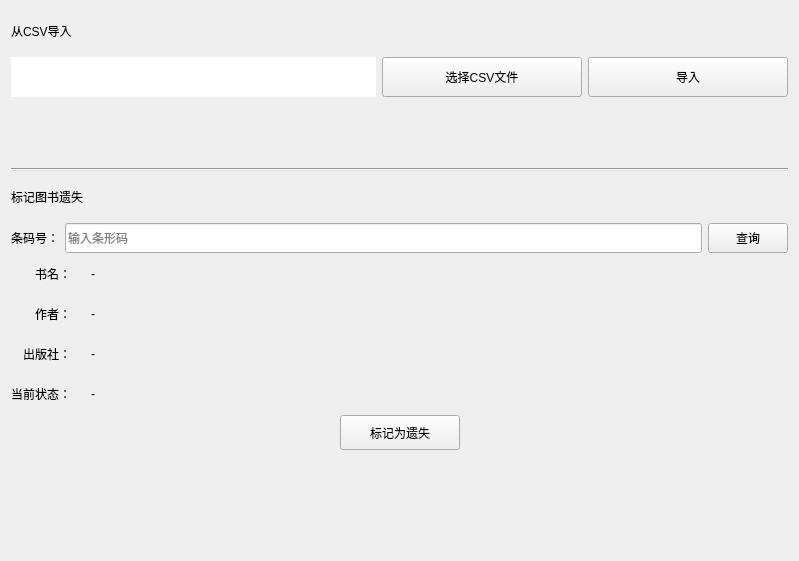
<?xml version="1.0" encoding="UTF-8"?>
<ui version="4.0">
 <class>EditBookForm</class>
 <widget class="QWidget" name="EditBookForm">
  <property name="geometry">
   <rect>
    <x>0</x>
    <y>0</y>
    <width>799</width>
    <height>561</height>
   </rect>
  </property>
  <property name="windowTitle">
   <string>Form</string>
  </property>
  <layout class="QVBoxLayout" name="verticalLayout">
   <item>
    <widget class="QLabel" name="label">
     <property name="minimumSize">
      <size>
       <width>0</width>
       <height>40</height>
      </size>
     </property>
     <property name="text">
      <string>从CSV导入</string>
     </property>
    </widget>
   </item>
   <item>
    <layout class="QHBoxLayout" name="horizontalLayout">
     <item>
      <widget class="QLabel" name="CSVFilePathLabel">
       <property name="minimumSize">
        <size>
         <width>0</width>
         <height>40</height>
        </size>
       </property>
       <property name="maximumSize">
        <size>
         <width>16777215</width>
         <height>120</height>
        </size>
       </property>
       <property name="styleSheet">
        <string notr="true">color: black; background-color: white;</string>
       </property>
       <property name="text">
        <string/>
       </property>
      </widget>
     </item>
     <item>
      <widget class="QPushButton" name="SelectCSVFileButton">
       <property name="minimumSize">
        <size>
         <width>0</width>
         <height>40</height>
        </size>
       </property>
       <property name="maximumSize">
        <size>
         <width>200</width>
         <height>120</height>
        </size>
       </property>
       <property name="text">
        <string>选择CSV文件</string>
       </property>
      </widget>
     </item>
     <item>
      <widget class="QPushButton" name="LoadFromCSVButton">
       <property name="minimumSize">
        <size>
         <width>0</width>
         <height>40</height>
        </size>
       </property>
       <property name="maximumSize">
        <size>
         <width>200</width>
         <height>120</height>
        </size>
       </property>
       <property name="text">
        <string>导入</string>
       </property>
      </widget>
     </item>
    </layout>
   </item>
   <item>
    <spacer name="verticalSpacer">
     <property name="orientation">
      <enum>Qt::Orientation::Vertical</enum>
     </property>
     <property name="sizeHint" stdset="0">
      <size>
       <width>20</width>
       <height>30</height>
      </size>
     </property>
    </spacer>
   </item>
   <item>
    <widget class="Line" name="line">
     <property name="styleSheet">
      <string notr="true">background-color: #E0E0E0; max-height: 1px;</string>
     </property>
     <property name="orientation">
      <enum>Qt::Orientation::Horizontal</enum>
     </property>
    </widget>
   </item>
   <item>
    <widget class="QLabel" name="modifyStatusLabel">
     <property name="minimumSize">
      <size>
       <width>0</width>
       <height>40</height>
      </size>
     </property>
     <property name="text">
      <string>标记图书遗失</string>
     </property>
    </widget>
   </item>
   <item>
    <layout class="QHBoxLayout" name="queryBarcodeLayout">
     <item>
      <widget class="QLabel" name="barcodeLabel">
       <property name="minimumSize">
        <size>
         <width>0</width>
         <height>30</height>
        </size>
       </property>
       <property name="text">
        <string>条码号：</string>
       </property>
      </widget>
     </item>
     <item>
      <widget class="QLineEdit" name="BarcodeLineEdit">
       <property name="minimumSize">
        <size>
         <width>0</width>
         <height>30</height>
        </size>
       </property>
       <property name="placeholderText">
        <string>输入条形码</string>
       </property>
      </widget>
     </item>
     <item>
      <widget class="QPushButton" name="QueryButton">
       <property name="minimumSize">
        <size>
         <width>80</width>
         <height>30</height>
        </size>
       </property>
       <property name="text">
        <string>查询</string>
       </property>
      </widget>
     </item>
    </layout>
   </item>
   <item>
    <layout class="QFormLayout" name="bookInfoLayout">
     <property name="labelAlignment">
      <set>Qt::AlignmentFlag::AlignRight|Qt::AlignmentFlag::AlignVCenter</set>
     </property>
     <property name="horizontalSpacing">
      <number>20</number>
     </property>
     <property name="verticalSpacing">
      <number>10</number>
     </property>
     <item row="0" column="0">
      <widget class="QLabel" name="infoTitleLabel">
       <property name="minimumSize">
        <size>
         <width>0</width>
         <height>30</height>
        </size>
       </property>
       <property name="text">
        <string>书名：</string>
       </property>
      </widget>
     </item>
     <item row="0" column="1">
      <widget class="QLabel" name="BookTitleLabel">
       <property name="minimumSize">
        <size>
         <width>0</width>
         <height>30</height>
        </size>
       </property>
       <property name="text">
        <string>-</string>
       </property>
      </widget>
     </item>
     <item row="1" column="0">
      <widget class="QLabel" name="infoAuthorLabel">
       <property name="minimumSize">
        <size>
         <width>0</width>
         <height>30</height>
        </size>
       </property>
       <property name="text">
        <string>作者：</string>
       </property>
      </widget>
     </item>
     <item row="1" column="1">
      <widget class="QLabel" name="BookAuthorLabel">
       <property name="minimumSize">
        <size>
         <width>0</width>
         <height>30</height>
        </size>
       </property>
       <property name="text">
        <string>-</string>
       </property>
      </widget>
     </item>
     <item row="2" column="0">
      <widget class="QLabel" name="infoPublisherLabel">
       <property name="minimumSize">
        <size>
         <width>0</width>
         <height>30</height>
        </size>
       </property>
       <property name="text">
        <string>出版社：</string>
       </property>
      </widget>
     </item>
     <item row="2" column="1">
      <widget class="QLabel" name="BookPublisherLabel">
       <property name="minimumSize">
        <size>
         <width>0</width>
         <height>30</height>
        </size>
       </property>
       <property name="text">
        <string>-</string>
       </property>
      </widget>
     </item>
     <item row="3" column="0">
      <widget class="QLabel" name="infoStatusLabel">
       <property name="minimumSize">
        <size>
         <width>0</width>
         <height>30</height>
        </size>
       </property>
       <property name="text">
        <string>当前状态：</string>
       </property>
      </widget>
     </item>
     <item row="3" column="1">
      <widget class="QLabel" name="BookStatusLabel">
       <property name="minimumSize">
        <size>
         <width>0</width>
         <height>30</height>
        </size>
       </property>
       <property name="text">
        <string>-</string>
       </property>
      </widget>
     </item>
    </layout>
   </item>
   <item>
    <layout class="QHBoxLayout" name="markLostLayout">
     <item>
      <spacer name="horizontalSpacer">
       <property name="orientation">
        <enum>Qt::Orientation::Horizontal</enum>
       </property>
       <property name="sizeHint" stdset="0">
        <size>
         <width>40</width>
         <height>20</height>
        </size>
       </property>
      </spacer>
     </item>
     <item>
      <widget class="QPushButton" name="MarkLostButton">
       <property name="minimumSize">
        <size>
         <width>120</width>
         <height>35</height>
        </size>
       </property>
       <property name="text">
        <string>标记为遗失</string>
       </property>
      </widget>
     </item>
     <item>
      <spacer name="horizontalSpacer_2">
       <property name="orientation">
        <enum>Qt::Orientation::Horizontal</enum>
       </property>
       <property name="sizeHint" stdset="0">
        <size>
         <width>40</width>
         <height>20</height>
        </size>
       </property>
      </spacer>
     </item>
    </layout>
   </item>
   <item>
    <spacer name="verticalSpacer_2">
     <property name="orientation">
      <enum>Qt::Orientation::Vertical</enum>
     </property>
     <property name="sizeHint" stdset="0">
      <size>
       <width>20</width>
       <height>100</height>
      </size>
     </property>
    </spacer>
   </item>
  </layout>
 </widget>
 <resources/>
 <connections/>
</ui>
